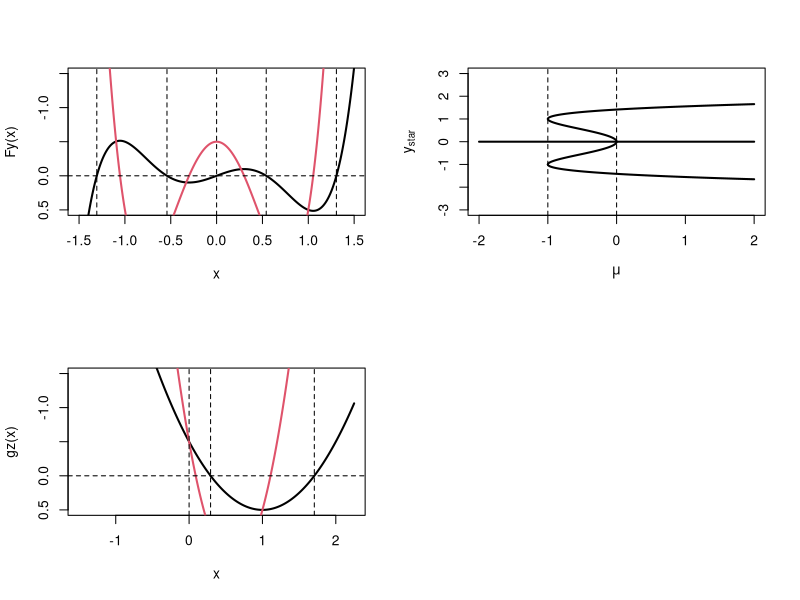

Write the R code that produced this figure.
# Exercice syst dynamique en y^5
# \dot y = F(y); F(y) = mu y + 2 y^3 - y^5 = y (mu + 2 y^2 - y^4)

rm(list=ls())

Fy <- function(y){y*(mu + 2*y^2 - y^4)}
Fpy <- function(y){mu + 6*y^2 - 5*y^4}
gz <- function(z){(mu + 2*z - z^2)}
hz <- function(z){mu + 6*z - 5*z^2}

mu <- -.5; from <- -(1+abs(mu)); to <- -from
zStar <- 1 + sqrt(mu+1)*c(-1, 1); yStar <- c(-sqrt(zStar), sqrt(zStar))
cat(Fy(yStar), '/', gz(zStar), '\n')

par(mfcol=c(2, 2)); ylim <- c(-mu, 3*mu)
curve(Fy(x), from=from, to=to, n=1001, type='l', lwd=2, ylim=ylim) 
curve(Fpy(x), from=from, to=to, n=1001, add=TRUE, lwd=2, col=2)
abline(h=0, v=c(0, yStar), lty=2)

curve(gz(x), from=from, to=to^2, n=1001, type='l', lwd=2, , ylim=ylim)
curve(hz(x), from=from, to=to^2, n=1001, add=TRUE, lwd=2, col=2)
abline(h=0, v=c(0, zStar), lty=2)

curve(0*x, from=-2, to=2, n=1001, lwd=2, ylim=c(-3, 3), ylab=expression(y[star]), xlab=expression(mu))
curve(sqrt(1+sqrt(1+x)), from=-2, to=2, n=1001, lwd=2, add=TRUE)
curve(sqrt(1-sqrt(1+x)), from=-2, to=2, n=1001, lwd=2, add=TRUE)
curve(-sqrt(1+sqrt(1+x)), from=-2, to=2, n=1001, lwd=2, add=TRUE)
curve(-sqrt(1-sqrt(1+x)), from=-2, to=2, n=1001, lwd=2, add=TRUE)
abline(v=c(-1, 0), lty=2)